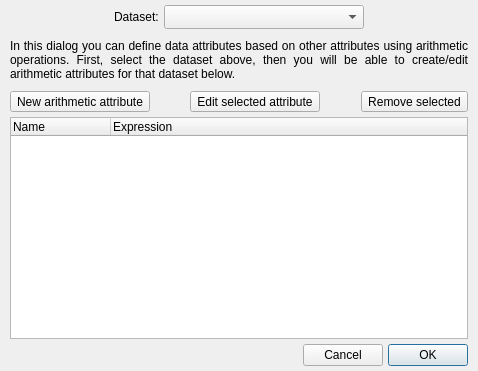
<?xml version="1.0" encoding="UTF-8"?>
<ui version="4.0">
 <class>Form</class>
 <widget class="QWidget" name="Form">
  <property name="geometry">
   <rect>
    <x>0</x>
    <y>0</y>
    <width>478</width>
    <height>371</height>
   </rect>
  </property>
  <property name="windowTitle">
   <string>Arithmetic editor</string>
  </property>
  <layout class="QVBoxLayout" name="verticalLayout">
   <property name="spacing">
    <number>5</number>
   </property>
   <property name="leftMargin">
    <number>10</number>
   </property>
   <property name="topMargin">
    <number>5</number>
   </property>
   <property name="rightMargin">
    <number>10</number>
   </property>
   <property name="bottomMargin">
    <number>5</number>
   </property>
   <item>
    <layout class="QHBoxLayout" name="horizontalLayout_4">
     <item>
      <spacer name="horizontalSpacer_6">
       <property name="orientation">
        <enum>Qt::Horizontal</enum>
       </property>
       <property name="sizeHint" stdset="0">
        <size>
         <width>40</width>
         <height>20</height>
        </size>
       </property>
      </spacer>
     </item>
     <item>
      <widget class="QLabel" name="label_3">
       <property name="font">
        <font>
         <weight>50</weight>
         <bold>false</bold>
        </font>
       </property>
       <property name="text">
        <string>Dataset:</string>
       </property>
      </widget>
     </item>
     <item>
      <widget class="QComboBox" name="combosel_data">
       <property name="minimumSize">
        <size>
         <width>200</width>
         <height>0</height>
        </size>
       </property>
       <property name="sizeAdjustPolicy">
        <enum>QComboBox::AdjustToMinimumContentsLengthWithIcon</enum>
       </property>
      </widget>
     </item>
     <item>
      <spacer name="horizontalSpacer_2">
       <property name="orientation">
        <enum>Qt::Horizontal</enum>
       </property>
       <property name="sizeHint" stdset="0">
        <size>
         <width>40</width>
         <height>20</height>
        </size>
       </property>
      </spacer>
     </item>
    </layout>
   </item>
   <item>
    <spacer name="verticalSpacer">
     <property name="orientation">
      <enum>Qt::Vertical</enum>
     </property>
     <property name="sizeType">
      <enum>QSizePolicy::Fixed</enum>
     </property>
     <property name="sizeHint" stdset="0">
      <size>
       <width>10</width>
       <height>5</height>
      </size>
     </property>
    </spacer>
   </item>
   <item>
    <widget class="QLabel" name="label_2">
     <property name="font">
      <font>
       <weight>50</weight>
       <bold>false</bold>
      </font>
     </property>
     <property name="text">
      <string>In this dialog you can define data attributes based on other attributes using arithmetic operations. First, select the dataset above, then you will be able to create/edit arithmetic attributes for that dataset below.</string>
     </property>
     <property name="alignment">
      <set>Qt::AlignJustify|Qt::AlignVCenter</set>
     </property>
     <property name="wordWrap">
      <bool>true</bool>
     </property>
    </widget>
   </item>
   <item>
    <spacer name="verticalSpacer_2">
     <property name="orientation">
      <enum>Qt::Vertical</enum>
     </property>
     <property name="sizeType">
      <enum>QSizePolicy::Fixed</enum>
     </property>
     <property name="sizeHint" stdset="0">
      <size>
       <width>10</width>
       <height>5</height>
      </size>
     </property>
    </spacer>
   </item>
   <item>
    <layout class="QHBoxLayout" name="horizontalLayout">
     <item>
      <widget class="QToolButton" name="button_add_derived">
       <property name="text">
        <string>New arithmetic attribute</string>
       </property>
      </widget>
     </item>
     <item>
      <spacer name="horizontalSpacer_3">
       <property name="orientation">
        <enum>Qt::Horizontal</enum>
       </property>
       <property name="sizeHint" stdset="0">
        <size>
         <width>40</width>
         <height>20</height>
        </size>
       </property>
      </spacer>
     </item>
     <item>
      <widget class="QToolButton" name="button_edit_derived">
       <property name="text">
        <string>Edit selected attribute</string>
       </property>
      </widget>
     </item>
     <item>
      <spacer name="horizontalSpacer_4">
       <property name="orientation">
        <enum>Qt::Horizontal</enum>
       </property>
       <property name="sizeHint" stdset="0">
        <size>
         <width>40</width>
         <height>20</height>
        </size>
       </property>
      </spacer>
     </item>
     <item>
      <widget class="QToolButton" name="button_remove_derived">
       <property name="text">
        <string>Remove selected</string>
       </property>
      </widget>
     </item>
    </layout>
   </item>
   <item>
    <widget class="ComponentTreeWidget" name="list_derived_components">
     <property name="dragDropMode">
      <enum>QAbstractItemView::InternalMove</enum>
     </property>
     <column>
      <property name="text">
       <string>Name</string>
      </property>
     </column>
     <column>
      <property name="text">
       <string>Expression</string>
      </property>
     </column>
    </widget>
   </item>
   <item>
    <layout class="QHBoxLayout" name="horizontalLayout_2">
     <item>
      <widget class="QLabel" name="label_status">
       <property name="text">
        <string/>
       </property>
       <property name="alignment">
        <set>Qt::AlignCenter</set>
       </property>
      </widget>
     </item>
     <item>
      <spacer name="horizontalSpacer">
       <property name="orientation">
        <enum>Qt::Horizontal</enum>
       </property>
       <property name="sizeHint" stdset="0">
        <size>
         <width>40</width>
         <height>20</height>
        </size>
       </property>
      </spacer>
     </item>
     <item>
      <widget class="QPushButton" name="button_cancel">
       <property name="text">
        <string>Cancel</string>
       </property>
      </widget>
     </item>
     <item>
      <widget class="QPushButton" name="button_ok">
       <property name="text">
        <string>OK</string>
       </property>
       <property name="default">
        <bool>true</bool>
       </property>
      </widget>
     </item>
    </layout>
   </item>
  </layout>
 </widget>
 <customwidgets>
  <customwidget>
   <class>ComponentTreeWidget</class>
   <extends>QTreeWidget</extends>
   <header>glue_qt.dialogs.common.qt.component_tree_widget</header>
  </customwidget>
 </customwidgets>
 <resources/>
 <connections/>
</ui>
